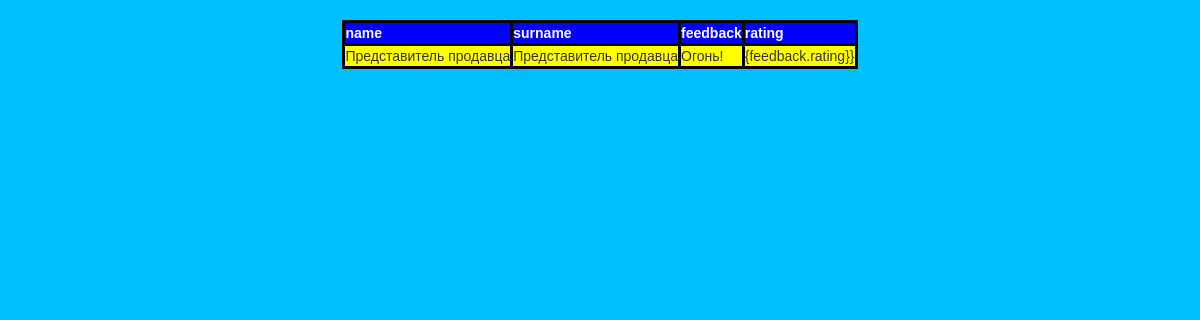
The page /detail/2/ on the database its author committed.
### book_app/models.py (models this page shows)
class Feedback(models.Model):
    name = models.CharField(max_length=30, validators=[MinLengthValidator(3)])
    surname = models.CharField(max_length=60)
    feedback = models.TextField()
    rating = models.PositiveIntegerField(validators=[MaxValueValidator(10)])

### book_app/views.py (the view)
# urls.py: path("detail/<int:pk>/", DetailFeedBack.as_view(), name='get-detailfeedback'),
class DetailFeedBack(DetailView):  # с помощью данного класса можно вывести конкретную ячейку из модели по id.
    template_name = 'book_app/detail_feedback.html'
    model = Feedback

### book_app/templates/book_app/detail_feedback.html (shortened to what this page needs)
<!DOCTYPE html>
{% extends 'base.html' %}
{% block content %}
<div class="text_center">
    <table>
        <tr>
            <th class="th1"> name</th>
            <th class="th1"> surname</th>
            <th class="th1"> feedback</th>
            <th class="th1"> rating</th>
        </tr>
        <tr>
            <td>{{feedback.name}}</td>
            <td>{{feedback.surname}}</td>
            <td>{{feedback.feedback}}</td>
            <td>{feedback.rating}}</td>
        </tr>
    </table>
</div>
{% endblock %}

### book_app/static/book_app/css/styles_app.css (style rules this page uses)
body { margin: 0; font-family: Sans-Serif; }

### templates/base.html (style rules this page uses)
table { margin: auto; border-collapse: collapse; border-style: solid; border-color: black; }
tr, td, th { border-style: solid; border-color: black; background-color: yellow; }
th.th1 { background-color: blue; color: white; }
body { background-image: url('../static/book_app/images/photo_2023-02-16_11-45-23.jpg'); background-repeat: no-repeat; background-color: #00BFFF; height: 600px; background-position: right top; background-attachment: fixed;  }

### rows shown on the page
Feedback: name "Представитель продавца", surname "Представитель продавца", feedback "Огонь!"
